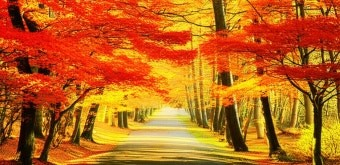
#> input picture HE/input.jpg, 340 x 165 px
$ python he.py
#> lines starting #> are read from the running program, lines starting #| are printed output that depends on the picture
import cv2
import numpy as np
import matplotlib.pyplot as plt
from skimage.metrics import structural_similarity as ssim

def calculate_metrics(org, modified):
    # MSE 계산
    mse = np.mean((org - modified) ** 2)
    # PSNR 계산
    if mse == 0:
        psnr = 100
    else:
        psnr = cv2.PSNR(org, modified)
    # SSIM 계산
    s_score = ssim(org, modified)
    return mse, psnr, s_score

# 1. 이미지 로드 (그레이스케일)
img = cv2.imread('input.jpg', cv2.IMREAD_GRAYSCALE)
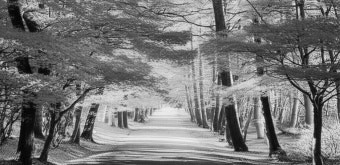
#> img: shape (165, 340); min 0, max 242, mean 118.8
if img is None:
    raise FileNotFoundError("이미지 파일을 찾을 수 없습니다.")

# 2. 히스토그램 기법 적용
# (1) Histogram Equalization (HE)
he_img = cv2.equalizeHist(img)
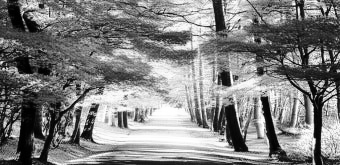
#> he_img: shape (165, 340); min 0, max 255, mean 128.2

# (2) Adaptive Histogram Equalization (AHE)
# OpenCV는 기본적으로 CLAHE를 제공하므로, clipLimit을 매우 높게 설정하여 AHE처럼 동작하게 함
ahe = cv2.createCLAHE(clipLimit=40.0, tileGridSize=(8, 8))
ahe_img = ahe.apply(img)
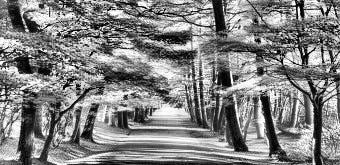
#> ahe_img: shape (165, 340); min 0, max 255, mean 129.4

# (3) Contrast Limited Adaptive Histogram Equalization (CLAHE)
clahe = cv2.createCLAHE(clipLimit=2.0, tileGridSize=(8, 8))
clahe_img = clahe.apply(img)
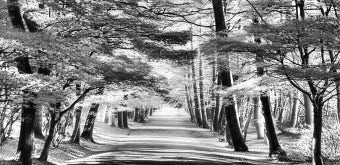
#> clahe_img: shape (165, 340); min 1, max 255, mean 130.1

# 3. 결과 및 히스토그램 시각화
titles = ['Original', 'Equalization (HE)', 'Adaptive (AHE)', 'CLAHE']
images = [img, he_img, ahe_img, clahe_img]

plt.figure(figsize=(16, 10))

for i in range(4):
    # 이미지 출력
    plt.subplot(2, 4, i + 1)
    plt.imshow(images[i], cmap='gray')
    plt.title(titles[i])
    plt.axis('off')

    # 히스토그램 출력
    plt.subplot(2, 4, i + 5)
    plt.hist(images[i].ravel(), 256, [0, 256])
    plt.title(f'{titles[i]} Hist')

plt.tight_layout()
plt.show()
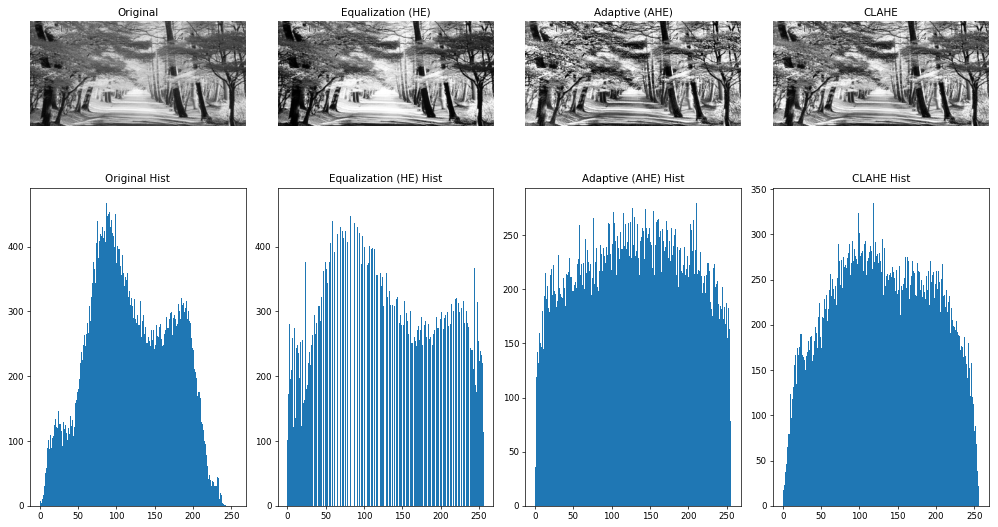
#> figure drawn by matplotlib, 8 panels; panel 2: tallest bar 468 high, from x = 87 to 88; panel 4: tallest bar 468 high, from x = 80 to 81; panel 6: tallest bar 280 high, from x = 210 to 211; panel 8: tallest bar 335 high, from x = 118 to 119

# 4. 성능 지표 계산 및 출력
print(f"{'Technique':<20} | {'MSE':<10} | {'PSNR':<10} | {'SSIM':<10}")
print("-" * 60)

for name, target_img in zip(titles[1:], images[1:]):
    mse_v, psnr_v, ssim_v = calculate_metrics(img, target_img)
    print(f"{name:<20} | {mse_v:>10.2f} | {psnr_v:>10.2f} | {ssim_v:>10.4f}")
#> this loop made 3 passes
#> (name, mse in calculate_metrics, psnr in calculate_metrics, s_score in calculate_metrics, mse_v, psnr_v, ssim_v) on passes 1 to 3: ('Equalization (HE)', 107.3, 20.66, 0.911, 107.3, 20.66, 0.911), ('Adaptive (AHE)', 102.6, 15.25, 0.733, 102.6, 15.25, 0.733), ('CLAHE', 97.49, 18.81, 0.854, 97.49, 18.81, 0.854)
#| Equalization (HE)    |     107.30 |      20.66 |     0.9111
#| Adaptive (AHE)       |     102.57 |      15.25 |     0.7330
#| CLAHE                |      97.49 |      18.81 |     0.8543
